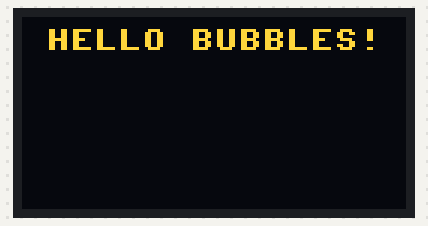
Recording of a program running on a simulated Raspberry Pi Pico running MicroPython. Shown: 128×64 one-colour display. The OLED is the two-colour kind (top 16 rows yellow); library files of the repository ran but are not shown: ssd1306.py.

Above: at 0.1 s.
At 0.99 s:
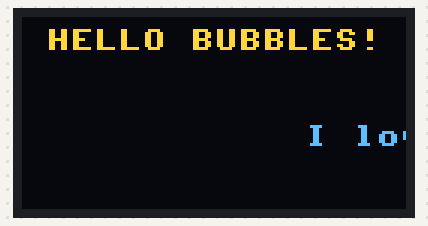
At 1.87 s:
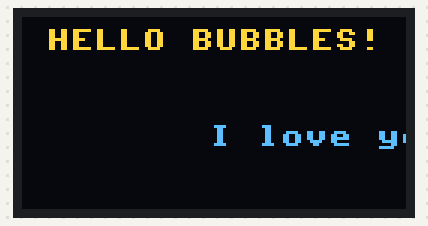
At 3.73 s:
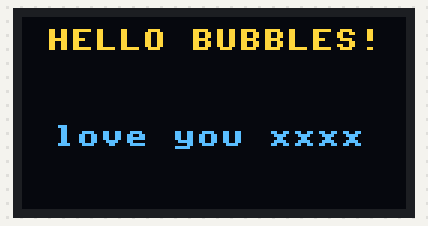
At 5.6 s:
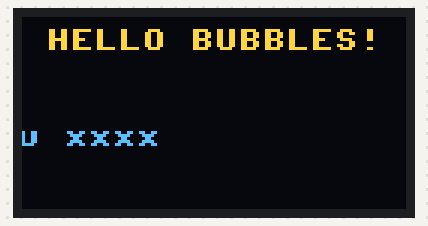
At 7.46 s:
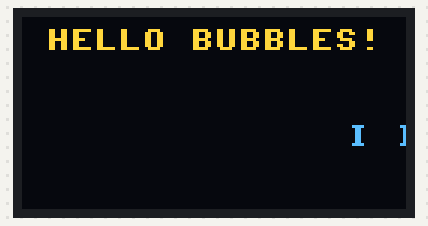

Measured:
- by itself, everything shown: repeats every 6.9 s, in 123 steps

The program:

main.py
```python
# Project 4: Scrolling message on a two-colour OLED
#
# Two-colour SSD1306 OLEDs have a yellow strip across the top 16 pixel rows and
# a blue area below it. This script shows a fixed message in the yellow strip
# and a scrolling message in the blue area.
#
# Wiring: OLED VCC -> 3.3 V, GND -> GND, SDA -> GP8, SCL -> GP9
# Upload ssd1306.py to the Pico as well as this file.

from machine import I2C, Pin
from time import sleep_ms

from ssd1306 import SSD1306_I2C

# Edit these two messages.
YELLOW_MESSAGE = "HELLO BUBBLES!"  # fixed; up to 16 characters fit on the screen
BLUE_MESSAGE = "I love you xxxx"

I2C_ID = 0
SDA_PIN = 8
SCL_PIN = 9

WIDTH = 128
HEIGHT = 64

# The yellow strip is the top 16 rows; the blue area is the rest.
YELLOW_HEIGHT = 16
CHAR_SIZE = 8

# Scroll speed: pixels moved per frame and delay between frames.
SCROLL_STEP = 2
FRAME_MS = 30


def setup_display():
    i2c = I2C(I2C_ID, sda=Pin(SDA_PIN), scl=Pin(SCL_PIN), freq=400000)
    devices = i2c.scan()
    if not devices:
        raise RuntimeError("No I2C device found: check the OLED wiring (SDA=GP8, SCL=GP9)")
    address = 0x3C if 0x3C in devices else devices[0]
    return SSD1306_I2C(WIDTH, HEIGHT, i2c, address)


def draw(oled, x):
    oled.fill(0)

    # Yellow strip: centred, vertically in the middle of the top 16 rows.
    text = YELLOW_MESSAGE[:WIDTH // CHAR_SIZE]
    yellow_x = (WIDTH - len(text) * CHAR_SIZE) // 2
    oled.text(text, yellow_x, (YELLOW_HEIGHT - CHAR_SIZE) // 2)

    # Blue area: scrolling text, vertically centred below the strip.
    blue_y = YELLOW_HEIGHT + (HEIGHT - YELLOW_HEIGHT - CHAR_SIZE) // 2
    oled.text(BLUE_MESSAGE, x, blue_y)
    oled.show()


oled = setup_display()

message_width = len(BLUE_MESSAGE) * CHAR_SIZE
x = WIDTH  # start just off the right edge

while True:
    draw(oled, x)
    x -= SCROLL_STEP
    if x < -message_width:
        x = WIDTH
    sleep_ms(FRAME_MS)
```
